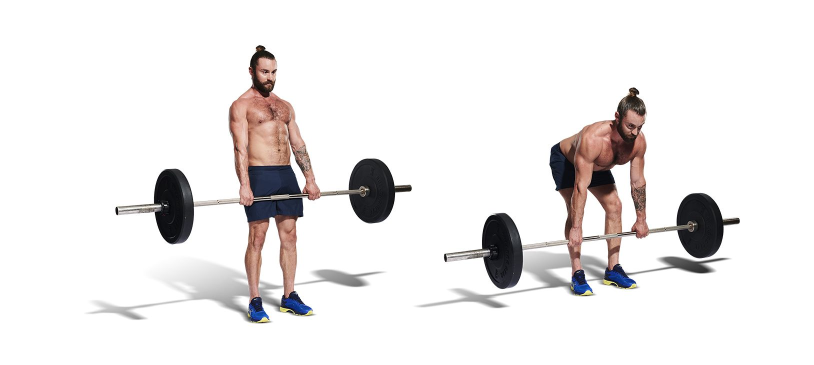
#> input picture Source/romanian-deadlift-1595930760.jpg, 1628 x 729 px (shown at 1/2 size)
$ jupyter execute Lesson6_OpenCV.ipynb
#> lines starting #> are read from the running program, lines starting #| are printed output that depends on the picture; after the words box and inside, x2 and y2 are one past the last pixel; in counts of white or black regions, pixels touching at a corner belong together
# Annotating Images Using OpenCV
- Adding information to your demos
- Drawing bounding boxes around objects in case of object detection
- Highlighting pixels with different colors for image segmentation

[cell 1]
import cv2
import numpy as np

image = cv2.imread("Source/romanian-deadlift-1595930760.jpg")
#> image is the input picture: shape (729, 1628, 3); mean B, G, R 232.8, 233.1, 235.5

[cell 2]
#Annotate an Image with Color Line
cv2.imshow("Original Image",image)

if image is None:
    print("Could not read image")
image_line = image.copy()
pointA = (200,80)
pointB = (450,80)
cv2.line(image_line, pointA, pointB, (255,255,0), thickness=2)
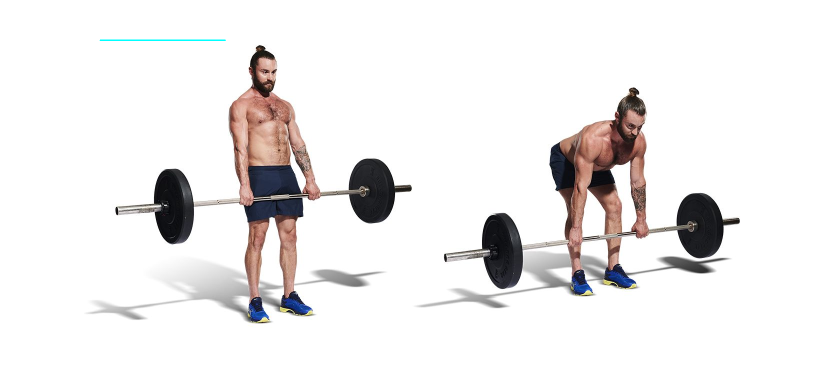
#> image_line: shape (729, 1628, 3) (shown at 1/2 size); 0.06% of pixels changed, all inside (x1, y1, x2, y2) = (199, 79, 452, 82)
cv2.imshow("Image Line",image_line)

cv2.waitKey(0)
cv2.destroyAllWindows()
